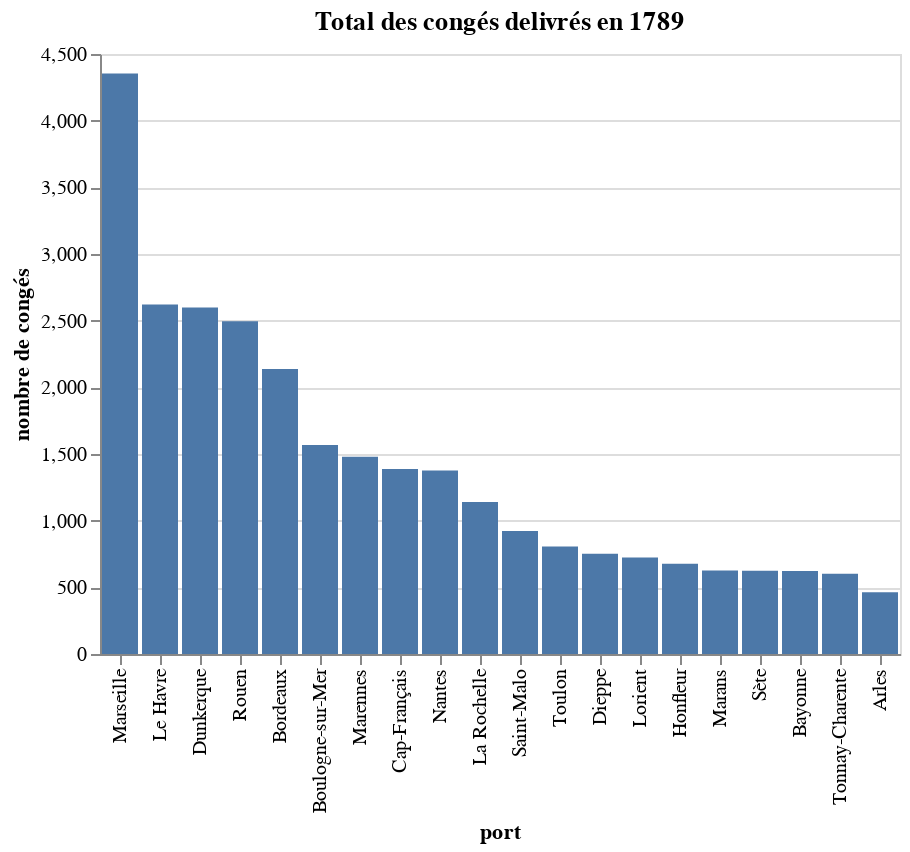

This figure's notebook cell:
### Code cell
VegaLite({
    "$schema": "https://vega.github.io/schema/vega-lite/v5.json",
    "title": "Total des congés delivrés en 1789",
    "mark": "bar",
    "data": {
        "values": first_conges_list
    },
    "encoding": {
        "y": {
            "field": "nb_conges_cr",
            "type": "quantitative", 
            "title": "nombre de congés"
        },
        "x": {
            "field": "toponyme_standard_fr",
            "type": "nominal",
            "title": "port",
            "sort": "-y"
        }
    }
})

### Figure 1 — Vega-Lite specification as saved in the notebook (floating-point values rounded to 4 significant figures)
{"$schema": "https://vega.github.io/schema/vega-lite/v5.json", "data": {"values": [{"annee": 1789, "nb_conges_cr": 4353, "nb_conges_inputdone": "nan", "nb_conges_sante": 3084, "nb_longcours_marseille": 119, "nb_petitcabotage": 2416, "toponyme_standard_fr": "Marseille", "uhgs_id": "A0210797"}, {"annee": 1789, "nb_conges_cr": 2622, "nb_conges_inputdone": "nan", "nb_conges_sante": "nan", "nb_longcours_marseille": "nan", "nb_petitcabotage": "nan", "toponyme_standard_fr": "Le Havre", "uhgs_id": "A0187101"}, {"annee": 1789, "nb_conges_cr": 2599, "nb_conges_inputdone": 2596, "nb_conges_sante": "nan", "nb_longcours_marseille": "nan", "nb_petitcabotage": "nan", "toponyme_standard_fr": "Dunkerque", "uhgs_id": "A0204180"}, {"annee": 1789, "nb_conges_cr": 2495, "nb_conges_inputdone": "nan", "nb_conges_sante": "nan", "nb_longcours_marseille": "nan", "nb_petitcabotage": "nan", "toponyme_standard_fr": "Rouen", "uhgs_id": "A0122218"}, {"annee": 1789, "nb_conges_cr": 2137, "nb_conges_inputdone": "nan", "nb_conges_sante": "nan", "nb_longcours_marseille": "nan", "nb_petitcabotage": "nan", "toponyme_standard_fr": "Bordeaux", "uhgs_id": "A0180923"}, {"annee": 1789, "nb_conges_cr": 1568, "nb_conges_inputdone": "nan", "nb_conges_sante": "nan", "nb_longcours_marseille": "nan", "nb_petitcabotage": "nan", "toponyme_standard_fr": "Boulogne-sur-Mer", "uhgs_id": "A0152606"}, {"annee": 1789, "nb_conges_cr": 1480, "nb_conges_inputdone": 1481, "nb_conges_sante": "nan", "nb_longcours_marseille": "nan", "nb_petitcabotage": "nan", "toponyme_standard_fr": "Marennes", "uhgs_id": "A0136930"}, {"annee": 1789, "nb_conges_cr": 1388, "nb_conges_inputdone": "nan", "nb_conges_sante": "nan", "nb_longcours_marseille": "nan", "nb_petitcabotage": "nan", "toponyme_standard_fr": "Cap-Français", "uhgs_id": "B2048070"}, {"annee": 1789, "nb_conges_cr": 1376, "nb_conges_inputdone": "nan", "nb_conges_sante": "nan", "nb_longcours_marseille": "nan", "nb_petitcabotage": "nan", "toponyme_standard_fr": "Nantes", "uhgs_id": "A0124817"}, {"annee": 1789, "nb_conges_cr": 1140, "nb_conges_inputdone": 1060, "nb_conges_sante": "nan", "nb_longcours_marseille": "nan", "nb_petitcabotage": "nan", "toponyme_standard_fr": "La Rochelle", "uhgs_id": "A0198999"}, {"annee": 1789, "nb_conges_cr": 923, "nb_conges_inputdone": "nan", "nb_conges_sante": "nan", "nb_longcours_marseille": "nan", "nb_petitcabotage": "nan", "toponyme_standard_fr": "Saint-Malo", "uhgs_id": "A0170819"}, {"annee": 1789, "nb_conges_cr": 806, "nb_conges_inputdone": "nan", "nb_conges_sante": "nan", "nb_longcours_marseille": "nan", "nb_petitcabotage": "nan", "toponyme_standard_fr": "Toulon", "uhgs_id": "A0200330"}, {"annee": 1789, "nb_conges_cr": 752, "nb_conges_inputdone": "nan", "nb_conges_sante": "nan", "nb_longcours_marseille": "nan", "nb_petitcabotage": "nan", "toponyme_standard_fr": "Dieppe", "uhgs_id": "A0130761"}, {"annee": 1789, "nb_conges_cr": 724, "nb_conges_inputdone": "nan", "nb_conges_sante": "nan", "nb_longcours_marseille": "nan", "nb_petitcabotage": "nan", "toponyme_standard_fr": "Lorient", "uhgs_id": "A0140266"}, {"annee": 1789, "nb_conges_cr": 676, "nb_conges_inputdone": "nan", "nb_conges_sante": "nan", "nb_longcours_marseille": "nan", "nb_petitcabotage": "nan", "toponyme_standard_fr": "Honfleur", "uhgs_id": "A0187836"}, {"annee": 1789, "nb_conges_cr": 626, "nb_conges_inputdone": 630, "nb_conges_sante": "nan", "nb_longcours_marseille": "nan", "nb_petitcabotage": "nan", "toponyme_standard_fr": "Marans", "uhgs_id": "A1964694"}, {"annee": 1789, "nb_conges_cr": 625, "nb_conges_inputdone": "nan", "nb_conges_sante": "nan", "nb_longcours_marseille": "nan", "nb_petitcabotage": "nan", "toponyme_standard_fr": "Sète", "uhgs_id": "A0170986"}, {"annee": 1789, "nb_conges_cr": 623, "nb_conges_inputdone": "nan", "nb_conges_sante": "nan", "nb_longcours_marseille": "nan", "nb_petitcabotage": "nan", "toponyme_standard_fr": "Bayonne", "uhgs_id": "A0187995"}, {"annee": 1789, "nb_conges_cr": 601, "nb_conges_inputdone": 601, "nb_conges_sante": "nan", "nb_longcours_marseille": "nan", "nb_petitcabotage": "nan", "toponyme_standard_fr": "Tonnay-Charente", "uhgs_id": "A0171758"}, {"annee": 1789, "nb_conges_cr": 463, "nb_conges_inputdone": "nan", "nb_conges_sante": "nan", "nb_longcours_marseille": "nan", "nb_petitcabotage": "nan", "toponyme_standard_fr": "Arles", "uhgs_id": "A0139070"}]}, "encoding": {"x": {"field": "toponyme_standard_fr", "sort": "-y", "title": "port", "type": "nominal"}, "y": {"field": "nb_conges_cr", "title": "nombre de congés", "type": "quantitative"}}, "mark": "bar", "title": "Total des congés delivrés en 1789"}
